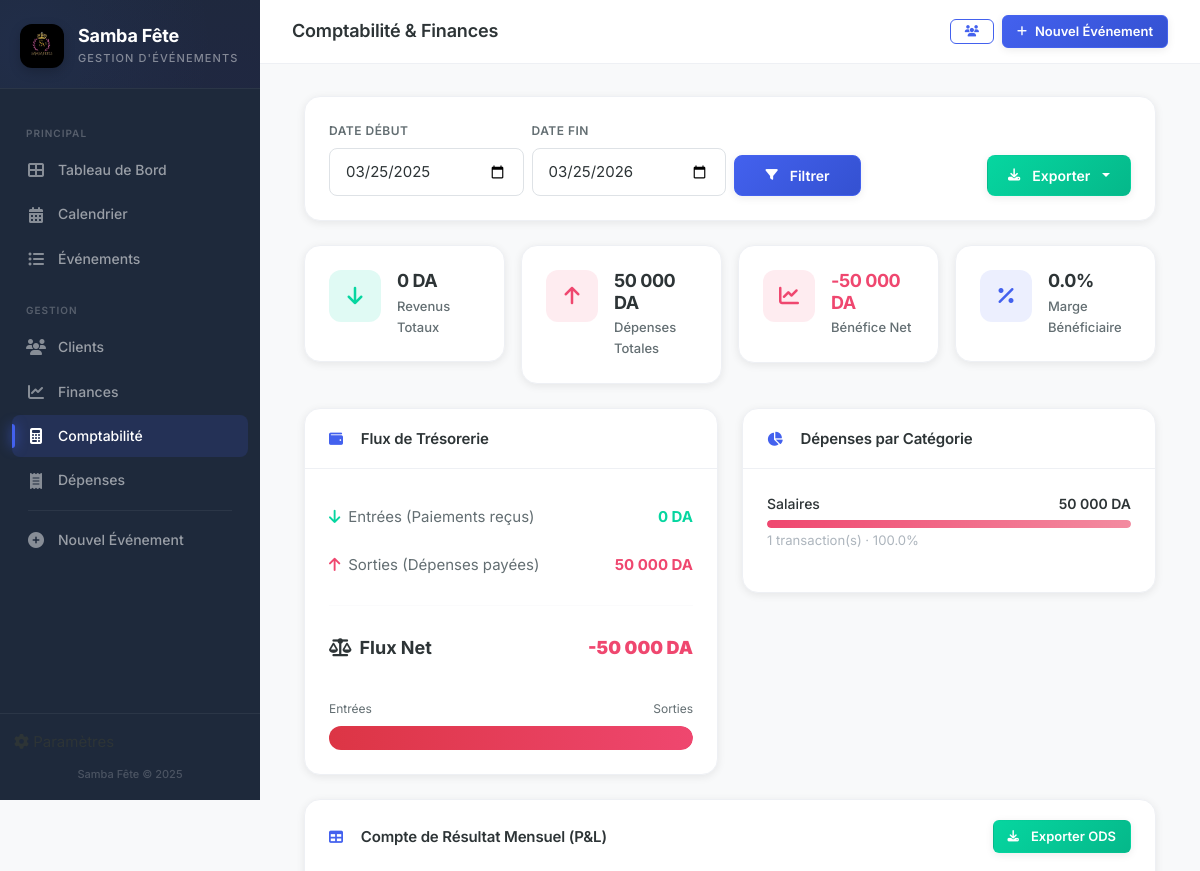
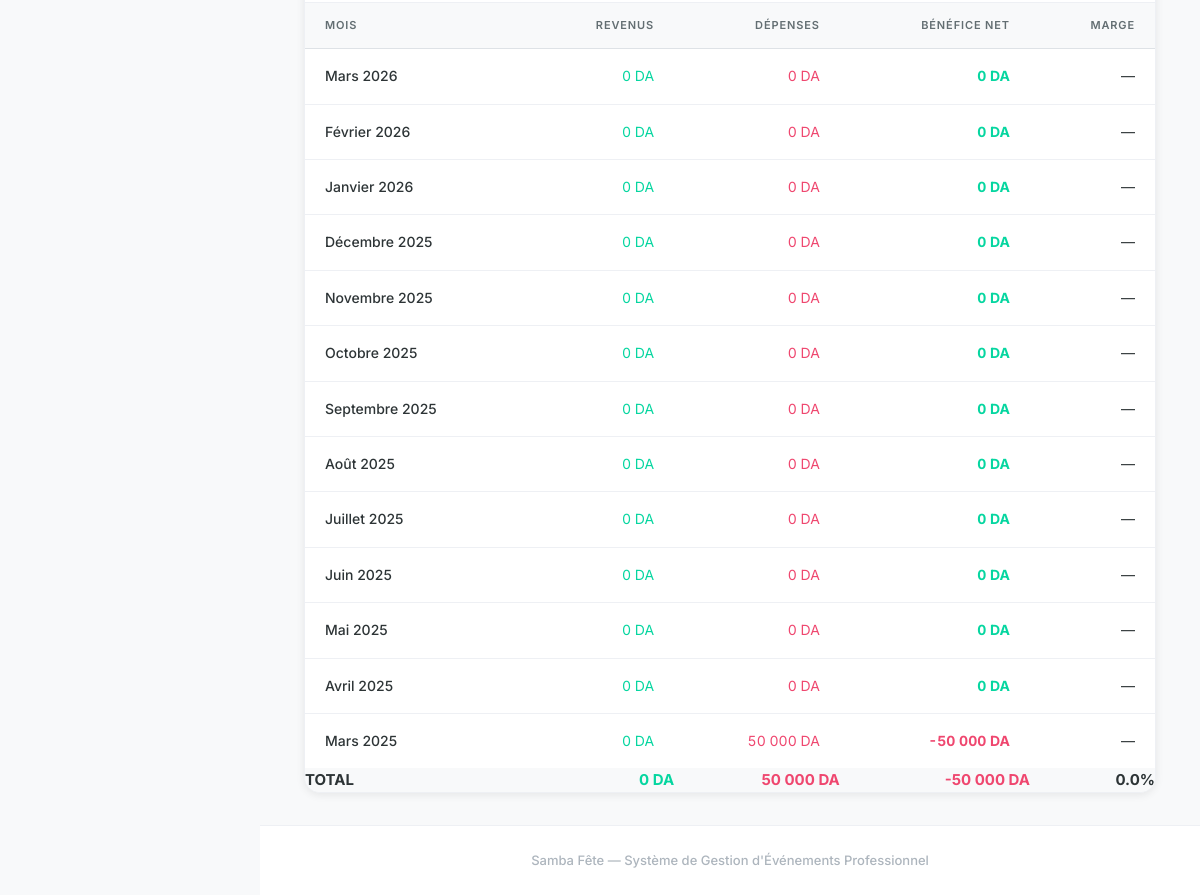
Page /comptabilite on the earlier database version (2 pictures, top to bottom).
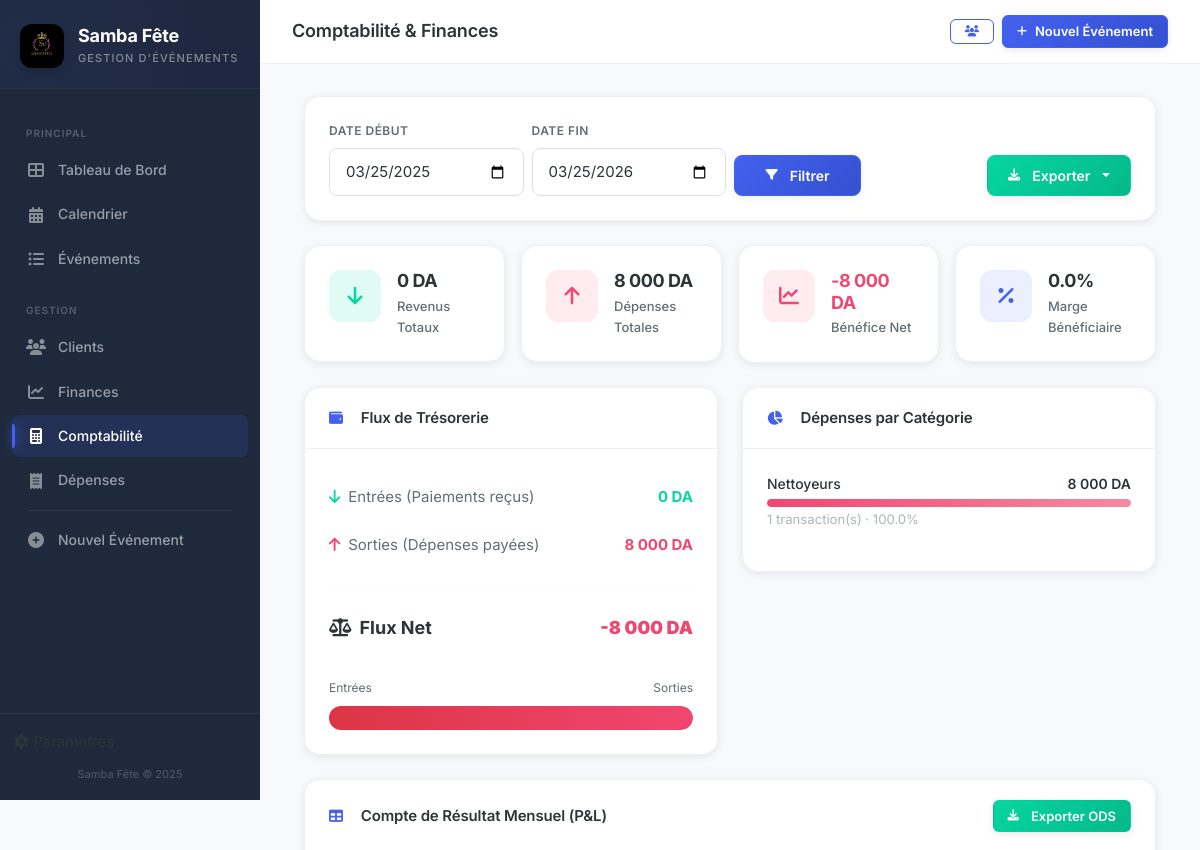
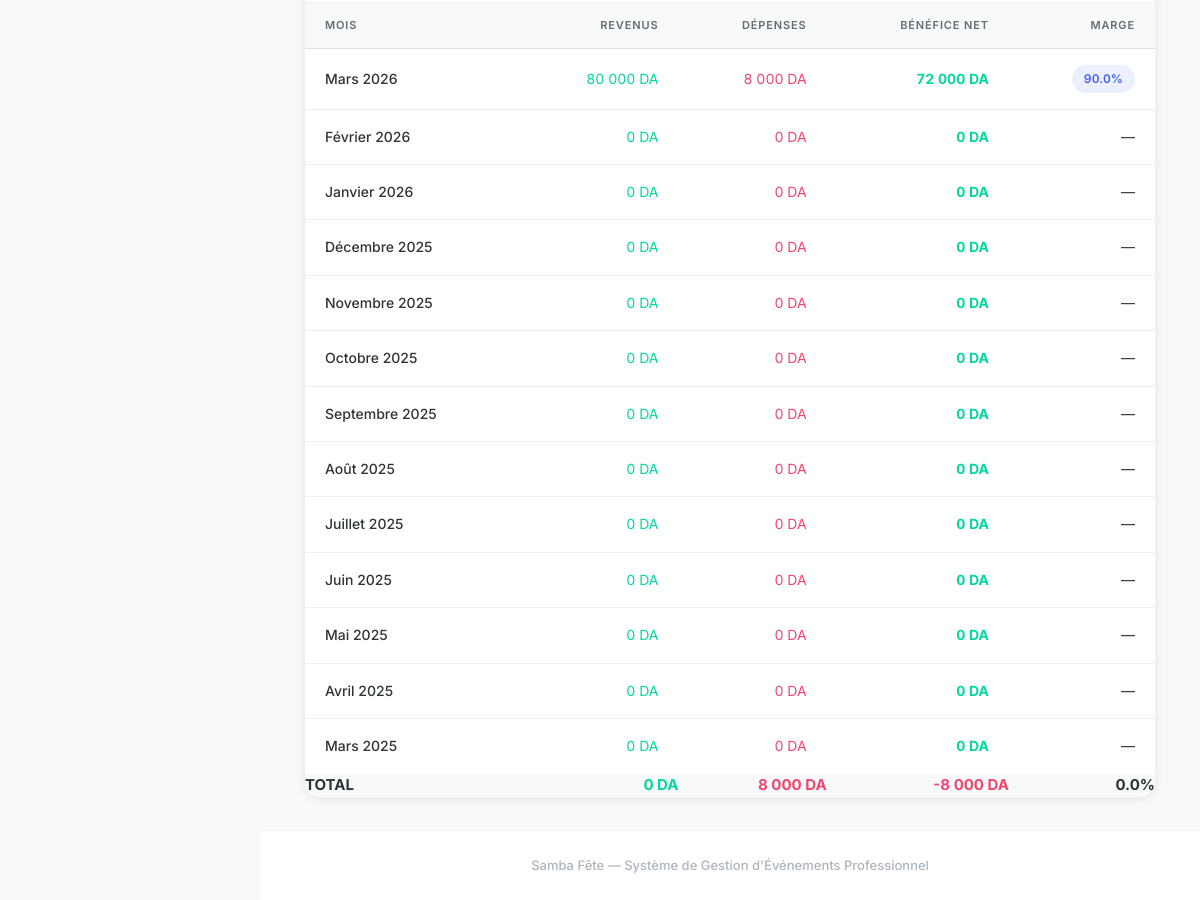
Same page on the later database version (2 pictures, top to bottom).
### tables this page shows
CREATE TABLE expenses (
            id INTEGER PRIMARY KEY AUTOINCREMENT,
            expense_date TEXT NOT NULL,
            category TEXT NOT NULL,
            description TEXT,
            amount REAL NOT NULL,
            vendor TEXT,
            event_id INTEGER,
            method TEXT DEFAULT 'espèces',
            reference TEXT,
            notes TEXT,
            created_at TEXT DEFAULT (datetime('now','localtime')),
            FOREIGN KEY (event_id) REFERENCES events(id)
        );

### app.py (the view)
@app.route('/comptabilite')
def accounting():
    db = get_db()
    start_date = request.args.get('start_date', (date.today() - timedelta(days=365)).isoformat())
    end_date = request.args.get('end_date', date.today().isoformat())
    total_income = db.execute(
        "SELECT COALESCE(SUM(p.amount),0) as s FROM payments p "
        "WHERE p.date BETWEEN ? AND ? AND p.is_refunded=0",
        (start_date, end_date)
    ).fetchone()['s']
    total_expenses = db.execute(
        "SELECT COALESCE(SUM(amount),0) as s FROM expenses "
        "WHERE expense_date BETWEEN ? AND ?",
        (start_date, end_date)
    ).fetchone()['s']
    net_profit = float(total_income) - float(total_expenses)
    profit_margin = (net_profit / float(total_income) * 100) if total_income > 0 else 0
    expenses_by_category = db.execute(
        "SELECT category, SUM(amount) as total, COUNT(*) as count "
        "FROM expenses WHERE expense_date BETWEEN ? AND ? "
        "GROUP BY category ORDER BY total DESC",
        (start_date, end_date)
    ).fetchall()
    monthly_pl = []
    start = datetime.strptime(start_date, '%Y-%m-%d')
    end = datetime.strptime(end_date, '%Y-%m-%d')
    current = start.replace(day=1)
    while current <= end:
        month_start = current.strftime('%Y-%m-%d')
        if current.month == 12:
            month_end = current.replace(year=current.year + 1, month=1, day=1) - timedelta(days=1)
        else:
            month_end = current.replace(month=current.month + 1, day=1) - timedelta(days=1)
        month_end_str = month_end.strftime('%Y-%m-%d')
        month_income = db.execute(
            "SELECT COALESCE(SUM(p.amount),0) as s FROM payments p "
            "WHERE p.date >= ? AND p.date <= ? AND p.is_refunded=0",
            (month_start, month_end_str)
        ).fetchone()['s']
        month_expenses = db.execute(
            "SELECT COALESCE(SUM(amount),0) as s FROM expenses "
            "WHERE expense_date >= ? AND expense_date <= ?",
            (month_start, month_end_str)
        ).fetchone()['s']
        month_profit = float(month_income) - float(month_expenses)
        month_margin = (month_profit / float(month_income) * 100) if month_income > 0 else 0
        monthly_pl.append({
            'month': month_start[:7],
            'month_name': f"{MONTH_NAMES_FR[current.month]} {current.year}",
            'income': float(month_income),
            'expenses': float(month_expenses),
            'profit': month_profit,
            'margin': month_margin
        })
        if current.month == 12:
            current = current.replace(year=current.year + 1, month=1)
        else:
            current = current.replace(month=current.month + 1)
    monthly_pl.reverse()  # Most recent first
    db.close()
    return render_template('accounting.html',
                           start_date=start_date, end_date=end_date,
                           total_income=float(total_income),
                           total_expenses=float(total_expenses),
                           net_profit=net_profit,
                           profit_margin=profit_margin,
                           expenses_by_category=[dict(c) for c in expenses_by_category],
                           monthly_pl=monthly_pl)

### app.py (called while the page is built)
def format_da(amount):
    try:
        return f"{float(amount):,.0f} DA".replace(",", " ")
    except (ValueError, TypeError):
        return "0 DA"

### models.py (called while the page is built)
def get_db():
    conn = sqlite3.connect(DB_PATH, timeout=10)
    conn.row_factory = sqlite3.Row
    conn.execute("PRAGMA foreign_keys = ON")
    return conn

### templates/accounting.html (shortened to what the changed rows need)
{% extends "base.html" %}
{% block content %}
<div class="container-fluid">
    <div class="row g-3 mb-4">
        <div class="col-6 col-lg-3">
            <div class="stat-card">
                <div class="stat-info">
                    <span class="stat-value" style="font-size: 1.125rem;">{{ total_expenses | format_da }}</span>
                    <span class="stat-label">Dépenses Totales</span>
                </div>
            </div>
        </div>
        <div class="col-6 col-lg-3">
            <div class="stat-card">
                <div class="stat-info">
                    <span class="stat-value {% if net_profit < 0 %}text-danger{% endif %}" style="font-size: 1.125rem;">
                        {{ net_profit | format_da }}
                    </span>
                    <span class="stat-label">Bénéfice Net</span>
                </div>
            </div>
        </div>
    </div>
    <div class="row g-4 mb-4">
        <div class="col-lg-6">
            <div class="card-custom">
                <div class="card-body-custom">
                    <div class="payment-summary">
                        <div class="summary-row">
                            <span><i class="fas fa-arrow-up text-danger me-2"></i>Sorties (Dépenses payées)</span>
                            <strong class="text-danger">{{ total_expenses | format_da }}</strong>
                        </div>
                        <div class="summary-row total-row">
                            <span><i class="fas fa-balance-scale me-2"></i>Flux Net</span>
                            <strong class="{% if net_profit >= 0 %}text-success{% else %}text-danger{% endif %}">
                                {{ net_profit | format_da }}
                            </strong>
                        </div>
                    </div>
                            {% set income_pct = (total_income / (total_income + total_expenses) * 100) if (total_income + total_expenses) > 0 else 50 %}
                </div>
            </div>
        </div>
        <div class="col-lg-6">
            <div class="card-custom">
                <div class="card-body-custom">
                    {% if expenses_by_category %}
                    {% for cat in expenses_by_category %}
                    <div class="mb-3">
                        <div class="d-flex justify-content-between align-items-center mb-1">
                            <span style="font-size: 0.875rem; font-weight: 500;">{{ cat.category }}</span>
                            <span style="font-size: 0.875rem; font-weight: 600;">{{ cat.total | format_da }}</span>
                        </div>
                        <div style="height: 8px; background: var(--bg); border-radius: var(--radius-full); overflow: hidden;">
                            <div style="height: 100%; width: {{ (cat.total / total_expenses * 100) if total_expenses else 0 }}%; background: linear-gradient(90deg, var(--danger), #f38ba0); border-radius: var(--radius-full);"></div>
                        </div>
                        <small class="text-muted">{{ cat.count }} transaction(s) · {{ "%.1f"|format((cat.total / total_expenses * 100) if total_expenses else 0) }}%</small>
                    </div>
                    {% endfor %}
                    {% else %}
                    <div class="empty-state small">
                        <i class="fas fa-receipt"></i>
                        <p>Aucune dépense</p>
                    </div>
                    {% endif %}
                </div>
            </div>
        </div>
    </div>
    <div class="card-custom">
        <div class="card-body-custom" style="padding: 0;">
            {% if monthly_pl %}
            <div class="table-responsive">
                <table class="table-elegant">
                    <thead>
                        <tr>
                            <th>Mois</th>
                            <th class="text-end">Revenus</th>
                            <th class="text-end">Dépenses</th>
                            <th class="text-end">Bénéfice Net</th>
                            <th class="text-end">Marge</th>
                        </tr>
                    </thead>
                    <tbody>
                        {% for month in monthly_pl %}
                        <tr>
                            <td style="font-weight: 500;">{{ month.month_name }}</td>
                            <td class="text-end text-success" style="font-variant-numeric: tabular-nums;">{{ month.income | format_da }}</td>
                            <td class="text-end text-danger" style="font-variant-numeric: tabular-nums;">{{ month.expenses | format_da }}</td>
                            <td class="text-end" style="font-weight: 700; font-variant-numeric: tabular-nums; {% if month.profit >= 0 %}color: var(--success);{% else %}color: var(--danger);{% endif %}">
                                {{ month.profit | format_da }}
                            </td>
                            <td class="text-end" style="font-variant-numeric: tabular-nums;">
                                {% if month.income > 0 %}
                                <span class="badge-slot {% if month.margin >= 0 %}{% else %}style="background: var(--danger-soft); color: var(--danger);"{% endif %}">
                                    {{ "%.1f"|format(month.margin) }}%
                                </span>
                                {% else %}
                                —
                                {% endif %}
                            </td>
                        </tr>
                        {% endfor %}
                    </tbody>
                    <tfoot>
                        <tr style="background: var(--bg); font-weight: 700;">
                            <td>TOTAL</td>
                            <td class="text-end text-success">{{ total_income | format_da }}</td>
                            <td class="text-end text-danger">{{ total_expenses | format_da }}</td>
                            <td class="text-end {% if net_profit >= 0 %}text-success{% else %}text-danger{% endif %}">
                                {{ net_profit | format_da }}
                            </td>
                            <td class="text-end">{{ "%.1f"|format(profit_margin) }}%</td>
                        </tr>
                    </tfoot>
                </table>
            </div>
            {% else %}
            <div class="empty-state">
                <i class="fas fa-chart-bar"></i>
                <p>Aucune donnée pour cette période</p>
            </div>
            {% endif %}
        </div>
    </div>
</div>
{% endblock %}

Differences in the rows shown:
removed expenses: category "Salaires", total "50 000 DA", count "1", total "100.0"
added expenses: category "Nettoyeurs", total "8 000 DA", count "1", total "100.0"
Other differences:
{{ total_expenses | format_da }}: "50 000 DA" → "8 000 DA"
{{ net_profit | format_da }}: "-50 000 DA" → "-8 000 DA"
new list line: "Mars 2026 80 000 DA 8 000 DA 72 000 DA 90.0 %"
new list line: "Mars 2025 0 DA 0 DA 0 DA —"
list line gone: "Mars 2026 0 DA 0 DA 0 DA —"
list line gone: "Mars 2025 0 DA 50 000 DA -50 000 DA —"
